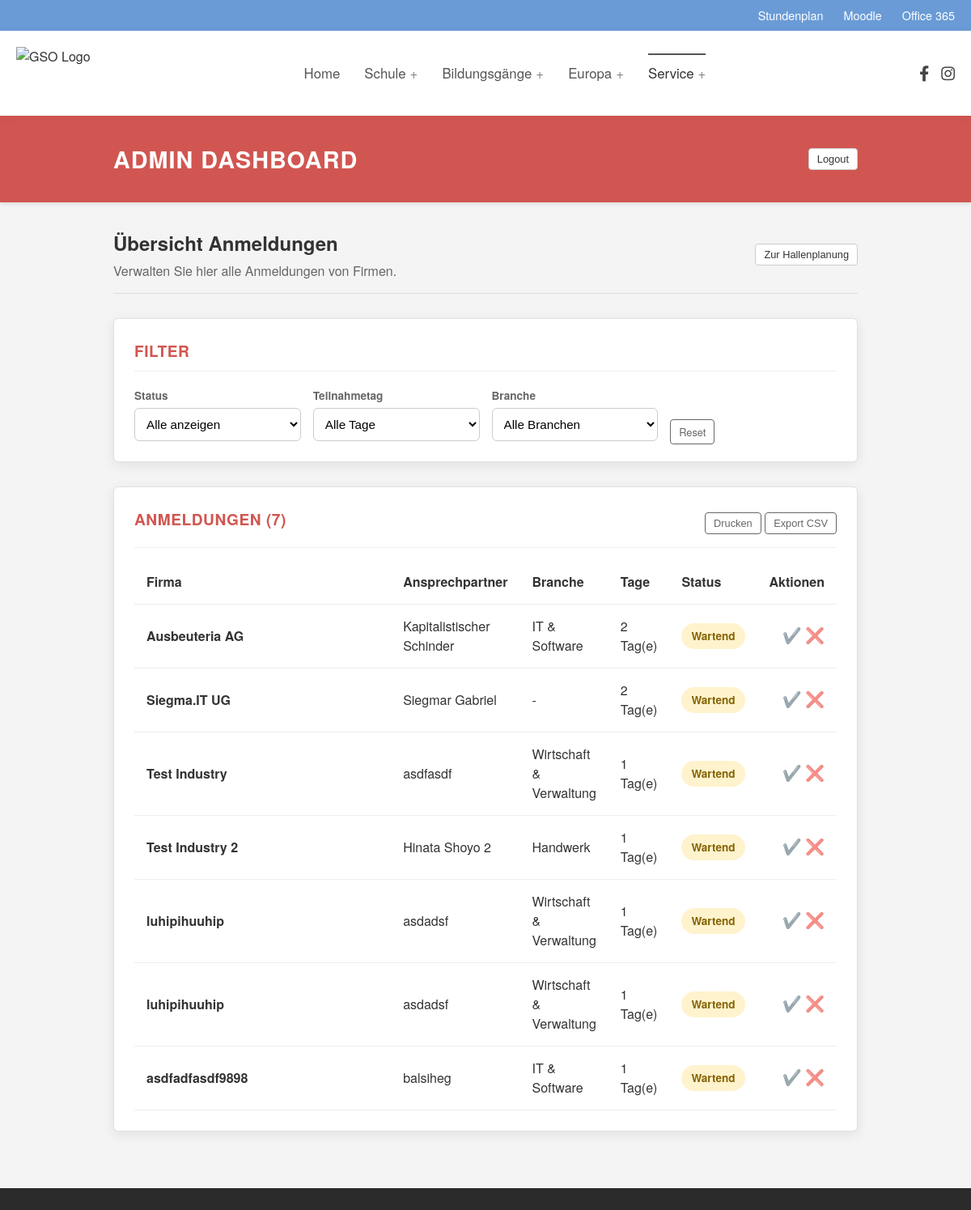
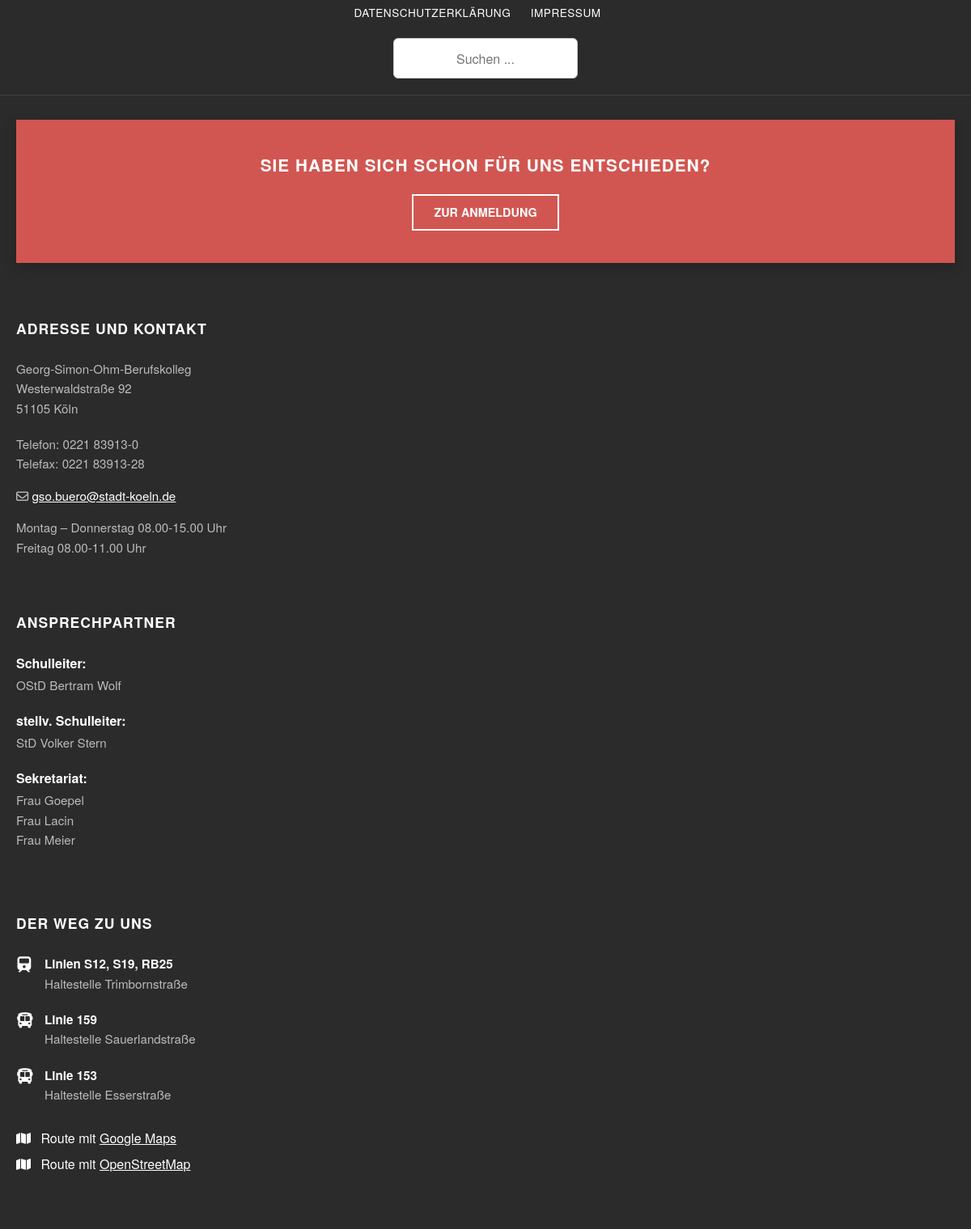
The app's page /dashboard (signed in) with its own data (2 pictures, top to bottom).
### database/models.py (models this page shows)
class Booking(Schema):
    __tablename__ = 'bookings'
    id = mapped_column(Integer, primary_key=True)
    user_id = mapped_column(Integer, ForeignKey('users.id'), nullable=False)
    event_year = mapped_column(Integer, nullable=False, default=datetime.now().year)
    first = mapped_column(Boolean, nullable=False, default=False)
    second = mapped_column(Boolean, nullable=False, default=False)
    status = mapped_column(Enum(BookingStatus), nullable=False, default=BookingStatus.pending)
    chairs_needed = mapped_column(Integer, nullable=False, default=0)
    tables_needed = mapped_column(Integer, nullable=False, default=0)
    sockets_needed = mapped_column(Integer, nullable=False, default=2)
    remarks = mapped_column(String, nullable=True)
    presentation = mapped_column(String, nullable=True)
    user = relationship("User", back_populates="bookings")
    UniqueConstraint('user_id', 'event_year')

class User(Schema):
    __tablename__ = 'users'
    id = mapped_column(Integer, primary_key=True)
    name = mapped_column(String, nullable=False)
    industry = mapped_column(String, nullable=True)
    contact_person = mapped_column(String, nullable=True)
    phone = mapped_column(String, nullable=True)
    email = mapped_column(String, nullable=False, unique=True)
    street = mapped_column(String, nullable=True)
    zip = mapped_column(String, nullable=True)
    city = mapped_column(String, nullable=True)
    support_association = mapped_column(Boolean, nullable=False, default=False)
    is_admin = mapped_column(Boolean, nullable=False, default=False)
    tokens = relationship("Token", back_populates="user")
    bookings = relationship("Booking", back_populates="user")

### app.py (the view, shortened to what this page needs)
@app.route('/marketplace')
@app.route('/dashboard')
@login_required
def dashboard():
    this_year = datetime.now().year
    if current_user.is_admin:
        template = 'admin_dashboard.html'
        bookings = get_bookings(**transform_filters(request.args), event_year=this_year)
    return render_template(template, user=current_user, bookings=bookings)

### app.py (called while the page is built)
@login_manager.user_loader
def load_user(user_id) -> Optional[Authenticated[User]]:
    try:
        user_id = int(user_id)
        user_record = db.query(User).filter_by(id=user_id).one()
        return Authenticated(user_record)
    except Exception:
        print(f'[WARN] user id not found: {user_id}')
        return None

### auth.py (called while the page is built)
    def __getattr__(self, attr):
        return getattr(self.record, attr)

### db.py (called while the page is built)
def get_bookings(**filters) -> list[Booking]:
    user_filters = {}
    if filters.get('industry') is not None:
        user_filters['industry'] = filters.pop('industry')
    query = db.query(Booking).filter_by(**filters)
    query = query.join(User).filter_by(**user_filters)
    return [decorate(booking) for booking in query.all()]

def decorate(booking):
    booking.duration = booking.first + booking.second
    return booking

### input.py (called while the page is built, shortened)
def transform_filters(qparams: MultiDict[str, str]) -> dict[str, Any]:
    db_filters = {}
    if 'status' in qparams and qparams['status'] != 'all':
        db_filters['status'] = qparams['status']
    if 'industry' in qparams and qparams['industry'] != 'all':
        db_filters['industry'] = qparams['industry']
    return db_filters

### templates/admin_dashboard.html (shortened to what this page needs)
{% extends "baseLayout.html" %}
{% block content %}
{% set booking_list = bookings|list %}
{% set industry_names = {
    'it': 'IT & Software',
    'finance': 'Wirtschaft & Verwaltung',
    'craft': 'Handwerk'
} %}
<div class="full-width-banner">
  <div class="banner-inner">
    <h1>Admin Dashboard</h1>
    <form action="/logout"><button class="btn-small-outline btn-white-background">Logout</button></form>
  </div>
</div>
<div class="dashboard-container">
  <div class="dashboard-intro">
    <div>
      <h2 class="welcome-title">Übersicht Anmeldungen</h2>
      <p class="welcome-sub">Verwalten Sie hier alle Anmeldungen von Firmen.</p>
    </div>
    <form action="/admin/floorplan"><button class="btn-small-outline btn-white-background">Zur Hallenplanung</button></form>
  </div>
  <section class="dash-card filter-card">
    <h3 class="card-title">Filter</h3>
    <form class="filter-grid" method="GET" action="{{ url_for('dashboard') }}">
      <div class="filter-group">
        <label for="filter-status">Status</label>
        <select id="filter-status" name="status" class="admin-select" onchange="this.form.submit()">
          <option value="all" {% if request.args.get('status') == 'all' or not request.args.get('status') %}selected{% endif %}>Alle anzeigen</option>
        </select>
      </div>
      <div class="filter-group">
        <label for="filter-day">Teilnahmetag</label>
        <select id="filter-day" name="day" class="admin-select" onchange="this.form.submit()">
          <option value="all" {% if request.args.get('day') == 'all' or not request.args.get('day') %}selected{% endif %}>Alle Tage</option>
        </select>
      </div>
      <div class="filter-group">
        <label for="filter-industry">Branche</label>
        <select id="filter-industry" name="industry" class="admin-select" onchange="this.form.submit()">
          <option value="all" {% if request.args.get('industry') == 'all' or not request.args.get('industry') %}selected{% endif %}>Alle Branchen</option>
        </select>
      </div>
      <div class="filter-actions">
        <a href="{{ url_for('dashboard') }}" class="btn-small-outline">
            Reset
        </a>
      </div>
    </form>
  </section>
  <div id="bookings">
    <section class="dash-card results-card">
      <div class="header-row">
        <h3 class="card-title" style="margin-bottom:0; border:none;">Anmeldungen ({{ booking_list|length }})</h3>
        <div class="no-print">
          <button class="btn-small-outline" onclick="printElement('bookings')">Drucken</button>
          <button class="btn-small-outline" onclick="exportCSV('bookings')">Export CSV</button>
        </div>
      </div>
      <div class="table-responsive">
        <table class="admin-table">
          <thead>
            <tr>
              <th>Firma</th>
              <th>Ansprechpartner</th>
              <th>Branche</th>
              <th>Tage</th>
              <th>Status</th>
              <th class="text-right no-print">Aktionen</th>
            </tr>
          </thead>
          <tbody>
          {% for booking in booking_list %}
            <tr>
              <td data-label="Firma" class="fw-bold">{{ booking.user.name }}</td>
              <td data-label="Ansprechpartner">{{ booking.user.contact_person }}</td>
              <td data-label="Branche">
                {% if booking.user.industry %}
                  {{ industry_names.get(booking.user.industry, booking.user.industry) }}
                {% else %}
                  -
                {% endif %}
              </td>
              <td data-label="Dauer">{{ booking.duration }} Tag(e)</td>
              <td data-label="Status">
                <span class="status-badge status-{{ booking.status.name|lower }}">
                  {{ booking.status.value }}
                </span>
              </td>
              <td data-label="Aktionen" class="text-right action-cell no-print">
                <form action="/admin/booking/{{ booking.id }}/confirm" method="POST" style="display:inline;">
                  <button type="submit" class="btn-icon btn-approve" title="Anmeldung bestätigen">
                      ✔️
                  </button>
                </form>
                <form action="/admin/booking/{{ booking.id }}/reject" method="POST" style="display:inline;" onsubmit="return confirm('Möchten Sie diese Anmeldung wirklich ablehnen?');">
                  <button type="submit" class="btn-icon btn-reject" title="Anmeldung ablehnen">
                      ❌
                  </button>
                </form>
              </td>
            </tr>
          {% endfor %}
          </tbody>
        </table>
      </div>
    </section>
  </div>
</div>
{% endblock %}

### static/css/baseStyle.css (style rules this page uses)
* { box-sizing: border-box; }
body { margin: 0; padding: 0; font-family: "Fira Sans", "Helvetica Neue", Arial, sans-serif; color: #333; background-color: #f9f9f9; line-height: 1.5; }
a { text-decoration: none; color: inherit; transition: color 0.2s ease; }

### static/css/marketplace.css (style rules this page uses)
:root { --gso-red: #d15651; --gso-blue: #6a9bd6; --gso-blue-hover: #5a8bc6; --text-color: #333; --text-muted: #666; --bg-color: #f4f4f4; --border-color: #ccc; --input-border: #ced4da; --input-focus: #6a8ecf; --card-shadow: 0 4px 15px rgba(0,0,0,0.1); --radius: 4px; }
* { box-sizing: border-box; }
body { font-family: "Fira Sans", "Helvetica Neue", Arial, sans-serif; background-color: var(--bg-color); margin: 0; color: var(--text-color); line-height: 1.5; }
label, .day-label, .label-text { font-weight: 600; margin-bottom: 0.5rem; color: var(--text-color); font-size: 0.95rem; display: block; }

### records on screen
Booking: user.name "Ausbeuteria AG", user.contact_person "Kapitalistischer Schinder", duration "2", status.value "Wartend"
User: get "IT & Software"
Booking: user.name "Siegma.IT UG", user.contact_person "Siegmar Gabriel", duration "2", status.value "Wartend"
Booking: user.name "Test Industry", user.contact_person "asdfasdf", duration "1", status.value "Wartend"
User: get "Wirtschaft & Verwaltung"
Booking: user.name "Test Industry 2", user.contact_person "Hinata Shoyo 2", duration "1", status.value "Wartend"
User: get "Handwerk"
Booking: user.name "luhipihuuhip", user.contact_person "asdadsf", duration "1", status.value "Wartend"
User: get "Wirtschaft & Verwaltung"
Booking: user.name "luhipihuuhip", user.contact_person "asdadsf", duration "1", status.value "Wartend"
Booking: user.name "asdfadfasdf9898", user.contact_person "balsiheg", duration "1", status.value "Wartend"
User: get "IT & Software"

### other values on screen
{{ booking_list|length }} "7"
